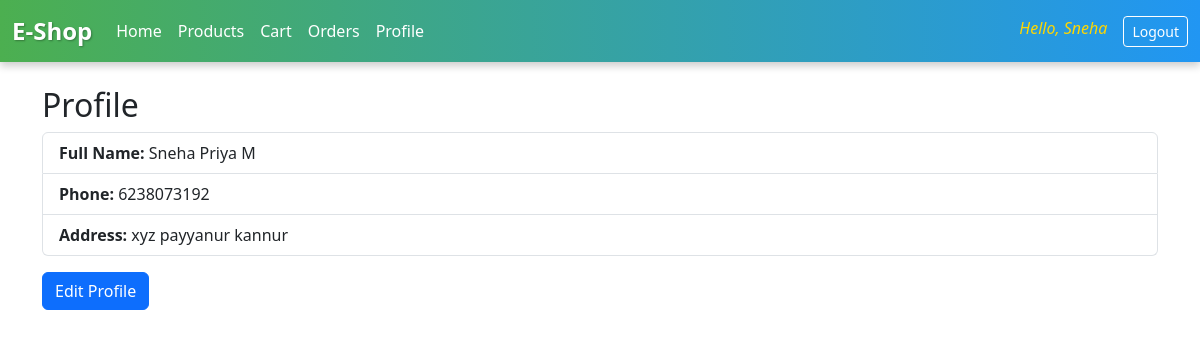
Screenshot of /profile/ (signed in) with the database file from the repository.
### user_app/models.py (models this page shows, shortened)
class Profile(models.Model):
    user = models.OneToOneField(User, on_delete=models.CASCADE)
    full_name = models.CharField(max_length=255, blank=True)
    phone = models.CharField(max_length=15, blank=True)
    address = models.TextField(blank=True)

### user_app/views.py (the view)
# urls.py: path("profile/", views.profile_view, name="profile_view"),
@login_required
def profile_view(request):
    profile, created = Profile.objects.get_or_create(user=request.user)
    is_empty = not profile.full_name and not profile.phone and not profile.address
    return render(request, "profile_view.html", {"profile": profile, "is_empty": is_empty})

### user_app/templates/profile_view.html (shortened to what this page needs)
{% extends "base.html" %}
{% block content %}
<h2>Profile</h2>
<ul class="list-group mb-3">
  <li class="list-group-item"><strong>Full Name:</strong> {{ profile.full_name }}</li>
  <li class="list-group-item"><strong>Phone:</strong> {{ profile.phone }}</li>
  <li class="list-group-item"><strong>Address:</strong> {{ profile.address }}</li>
</ul>
<a href="{% url 'profile_edit' %}" class="btn btn-primary">Edit Profile</a>
{% endblock %}

### user_app/templates/base.html (shortened to what this page needs)
{% load static %}
<!DOCTYPE html>
<html lang="en">
<head>
    <link href="https://cdn.jsdelivr.net/npm/bootstrap@5.3.2/dist/css/bootstrap.min.css" rel="stylesheet">
    <link rel="stylesheet" href="{% static 'style.css' %}">
</head>
<body>
<nav class="navbar navbar-expand-lg navbar-dark bg-primary">
  <div class="container-fluid">
    <a class="navbar-brand" >E-Shop</a>
    <div class="collapse navbar-collapse" id="navbarNav">
      <ul class="navbar-nav me-auto mb-2 mb-lg-0">
        {% if user.is_authenticated %}
          <li class="nav-item"><a class="nav-link" href="{% url 'session_dashboard' %}">Home</a></li>
          <li class="nav-item"><a class="nav-link" href="{% url 'product_list' %}">Products</a></li>
          <li class="nav-item"><a class="nav-link" href="{% url 'view_cart' %}">Cart</a></li>
          <li class="nav-item"><a class="nav-link" href="{% url 'order_list' %}">Orders</a></li>
          <li class="nav-item"><a class="nav-link" href="{% url 'profile_view' %}">Profile</a></li>
        {% endif %}
      </ul>
      <ul class="navbar-nav ms-auto">
        {% if user.is_authenticated %}
          <li class="nav-item"><span class="navbar-text me-3">Hello, {{ user.username }}</span></li>
          <li class="nav-item"><a class="btn btn-outline-light btn-sm" href="{% url 'session_logout' %}">Logout</a></li>
        {% else %}
          <li class="nav-item"><a class="btn btn-outline-light btn-sm me-2" href="{% url 'session_login' %}">Login</a></li>
          <li class="nav-item"><a class="btn btn-outline-light btn-sm" href="{% url 'session_register' %}">Register</a></li>
        {% endif %}
      </ul>
    </div>
  </div>
</nav>
<div class="container mt-4">
    {% block content %}{% endblock %}
</div>
</body>
</html>

### user_app/static/style.css (style rules this page uses)
.navbar { background: linear-gradient(90deg, #4caf50, #2196f3); box-shadow: 0 4px 8px rgba(0, 0, 0, 0.2); }
.navbar .navbar-brand { font-weight: bold; font-size: 1.5rem; color: #fff !important; text-shadow: 1px 1px 2px rgba(0,0,0,0.3); }
.navbar .nav-link { color: #fff !important; font-weight: 500; transition: color 0.3s, transform 0.2s; }
.navbar .navbar-text { color: #ffd700 !important; font-style: italic; }
.navbar .btn-outline-light { border: 1px solid #fff; color: #fff; transition: background 0.3s, color 0.3s; }

### rows the page displays
Profile: full_name "Sneha Priya M", phone "6238073192", address "xyz payyanur kannur"

### other values shown
{{ user.username }} "Sneha"
